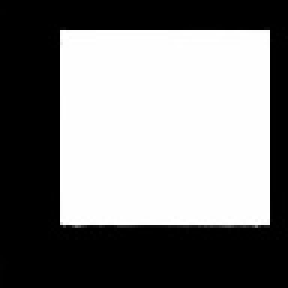
#> input picture mp42file/1.jpg, 96 x 96 px, found by its file name (shown 3 times larger)
$ python getBox.py
#> lines starting #> are read from the running program, lines starting #| are printed output that depends on the picture; after the words box and inside, x2 and y2 are one past the last pixel; in counts of white or black regions, pixels touching at a corner belong together
import numpy as np
import cv2
# 这个成功的扣下了ppt白板
srcPic = cv2.imread('/Users/yaoyuhang/AI公司/AI服务器/data/ultrasound/TCC_ultrasound/KONIKA-P2-REC-20_09_08_10_38_45/1.jpg')
#> srcPic is the input picture: shape (96, 96, 3); min 0, max 255, mean 125.7
length=srcPic.shape[0]
#> length = 96
depth=srcPic.shape[1]
#> depth = 96
polyPic = srcPic
shrinkedPic = srcPic

# cv2.imshow("srcPic", srcPic)

greyPic = cv2.cvtColor(shrinkedPic, cv2.COLOR_BGR2GRAY)
# cv2.imshow("greyPic", greyPic)

ret, binPic = cv2.threshold(greyPic, 130, 255, cv2.THRESH_BINARY)
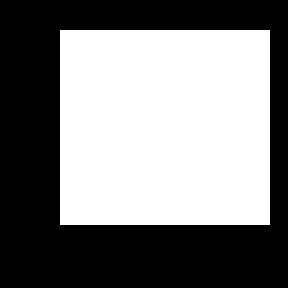
#> binPic: shape (96, 96) (shown 3 times larger); 49.4% white; 1 white region, box (x1, y1, x2, y2) and area: (20, 10, 90, 75) 4550
cv2.imshow("binPic", binPic)
print(binPic.shape)
#| (96, 96)
median = cv2.medianBlur(binPic, 5)
#> median: shape (96, 96); 49.2% white; 1 white region, box (x1, y1, x2, y2) and area: (20, 10, 90, 75) 4538
# 进行边缘检测
# cannyPic = cv2.Canny(median, 10, 200)

cannyPic = cv2.Canny(shrinkedPic, 10, 10)
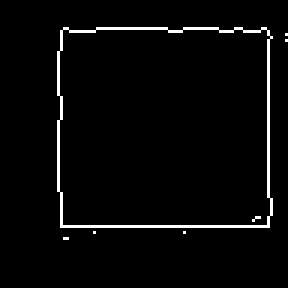
#> cannyPic: shape (96, 96) (shown 3 times larger); 3% white in thin lines or dots, all inside (x1, y1, x2, y2) = (19, 9, 96, 80)

cv2.namedWindow("binary", 0)
cv2.namedWindow("binary2", 0)
cv2.imshow("binary", cannyPic)
# 找出轮廓
contours, hierarchy = cv2.findContours(cannyPic, cv2.RETR_CCOMP, cv2.CHAIN_APPROX_SIMPLE)
#> contours = 8 contours, 6 with area under 20; largest, box (x1, y1, x2, y2) and area: (19, 9, 91, 76) 4574, (19, 9, 91, 76) 4573
cv2.imwrite('binary2.png', cannyPic)
cv2.imshow("binary2", cannyPic)
i = 0
maxArea = 0
# 挨个检查看那个轮廓面积最大
for i in range(len(contours)):
    if cv2.contourArea(contours[i]) > cv2.contourArea(contours[maxArea]):
        maxArea = i
#> this loop made 8 passes
#> maxArea on pass 7: 6
#> after the loop, maxArea = 6
#检查轮廓得到分布在四个角上的点
hull = cv2.convexHull(contours[maxArea])
#> hull = contour of 10 points, box (x1, y1, x2, y2) (19, 9, 91, 76), area 4670
s = [[1,2]]
z = [[2,3]]
for i in hull:
    s.append([i[0][0],i[0][1]])
    z.append([i[0][0],i[0][1]])
#> this loop made 10 passes
#> i on passes 1 to 10: [[88, 9]], [[89, 10]], [[90, 12]], [[90, 71]], [[89, 75]], [[20, 75]], [[19, 63]], [[19, 17]], [[20, 10]], [[21, 9]]
#> after the loop, s = [[1, 2], [88, 9], [89, 10], [90, 12], [90, 71], [89, 75], [20, 75], [19, 63], [19, 17], [20, 10], [21, 9]]; z = [[2, 3], [88, 9], [89, 10], [90, 12], [90, 71], [89, 75], [20, 75], [19, 63], [19, 17], [20, 10], [21, 9]]
del s[0]
del z[0]

#现在的目标是从一堆点中挑出分布在四个角落的点，决定把图片分为四等份，每个区域的角度来划分点，
#默认四个角分别分布在图像的四等分的区间上，也就是矩形在图像中央
# 我们把所有点的坐标，都减去图片中央的那个点（当成原点），然后按照x y坐标值的正负 判断属于哪一个区间

center=[length/2,depth/2]
#> center = [48, 48]

# 可以得到小数
for i in range(len(s)):
    s[i][0] = s[i][0] - center[0]
    s[i][1] = s[i][1] - center[1]
#> this loop made 10 passes
#> after the loop, s = [[40, -39], [41, -38], [42, -36], [42, 23], [41, 27], [-28, 27], [-29, 15], [-29, -31], [-28, -38], [-27, -39]]
one = []
two = []
three = []
four = []
# 判断是那个区间的
for i in range(len(z)):
    if s[i][0] <= 0 and s[i][1] <0 :
        one.append(i)
    elif s[i][0] > 0 and s[i][1] <0 :
        two.append(i)
    elif s[i][0] >= 0 and s[i][1] > 0:
        four.append(i)
    else:three.append(i)
#> after the loop, four = [3, 4]; one = [7, 8, 9]; three = [5, 6]; two = [0, 1, 2]

p=[]
distance=0
temp = 0
# 下面开始判断每个区间的极值,要选择距离中心点最远的点，就是角点
for i in one :
    x=z[i][0]-center[0]
    y=z[i][1]-center[1]
    d=x*x+y*y
    if d > distance :
        temp = i
        distance = d
#> this loop made 3 passes
#> (y, d, distance) on passes 1 to 3: (-31, 1802, 1802), (-38, 2228, 2228), (-39, 2250, 2250)
#> after the loop, distance = 2250; temp = 9
p.append([z[temp][0],z[temp][1]])
distance=0
temp=0
for i in two :
    x=z[i][0]-center[0]
    y=z[i][1]-center[1]
    d=x*x+y*y
    if d > distance :
        temp = i
        distance = d
#> this loop made 3 passes
#> (y, d, temp, distance) on passes 1 to 2: (-39, 3121, 0, 3121), (-38, 3125, 1, 3125)
#> (y, d) on pass 3: (-36, 3060)
#> after the loop, distance = 3125; temp = 1
p.append([z[temp][0],z[temp][1]])
distance=0
temp=0
for i in three :
    x=z[i][0]-center[0]
    y=z[i][1]-center[1]
    d=x*x+y*y
    if d > distance :
        temp = i
        distance = d
#> this loop made 2 passes
#> (i, x, y, d, temp, distance) on pass 1: (5, -28, 27, 1513, 5, 1513)
#> (i, x, y, d) on pass 2: (6, -29, 15, 1066)
#> after the loop, distance = 1513; temp = 5
p.append([z[temp][0],z[temp][1]])
distance=0
temp=0
for i in four :
    x=z[i][0]-center[0]
    y=z[i][1]-center[1]
    d=x*x+y*y
    if d > distance :
        temp = i
        distance = d
#> this loop made 2 passes
#> (i, x, y, d, temp, distance) on passes 1 to 2: (3, 42, 23, 2293, 3, 2293), (4, 41, 27, 2410, 4, 2410)
#> after the loop, distance = 2410; temp = 4
p.append([z[temp][0],z[temp][1]])


for i in p:
    cv2.circle(polyPic, (i[0],i[1]),2,(0,255,0),2)
#> this loop made 4 passes
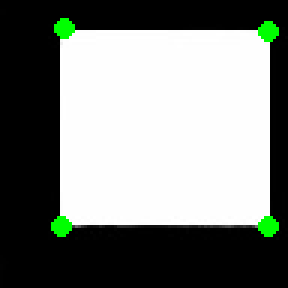
#> polyPic: shape (96, 96, 3) (shown 3 times larger); 1.61% of pixels changed, all inside (x1, y1, x2, y2) = (17, 6, 93, 79)
# 给四个点排一下顺序
a=[]
b=[]
st=[]
for i in p:
    a.append(i[0])
    b.append(i[1])
#> after the loop, a = [21, 89, 20, 89]; b = [9, 10, 75, 75]
index=np.lexsort((b, a))
#> index = [2, 0, 1, 3]
for i in index:
    st.append(p[i])
#> this loop made 4 passes
#> i on passes 1 to 3: 2, 0, 1
#> after the loop, st = [[20, 75], [21, 9], [89, 10], [89, 75]]
p = st
#> p = [[20, 75], [21, 9], [89, 10], [89, 75]]
print(p)
#| [[20, 75], [21, 9], [89, 10], [89, 75]]
pts1 = np.float32([[p[0][0],p[0][1]],[p[1][0],p[1][1]],[p[2][0],p[2][1]],[p[3][0],p[3][1]]])
#> pts1 = [[20, 75], [21, 9], [89, 10], [89, 75]]
# dst=np.float32([[0,0],[0,srcPic.shape[1]],[srcPic.shape[0],0],[srcPic.shape[0],srcPic.shape[1]]])
dst=np.float32([[0,0],[0,600],[400,0],[400,600]])

# 投影变换
M = cv2.getPerspectiveTransform(pts1,dst)
#> M = [[-3.59, -0.0543, 75.81], [-5.38, -5.71, 535.9], [-0.0181, -0.000136, 1]]
cv2.namedWindow("srcPic2", 0)
cv2.imshow("srcPic2", srcPic)
#dstImage = cv2.warpPerspective(srcPic,M,(srcPic.shape[0],srcPic.shape[1]))
dstImage = cv2.warpPerspective(srcPic,M,(400,600))
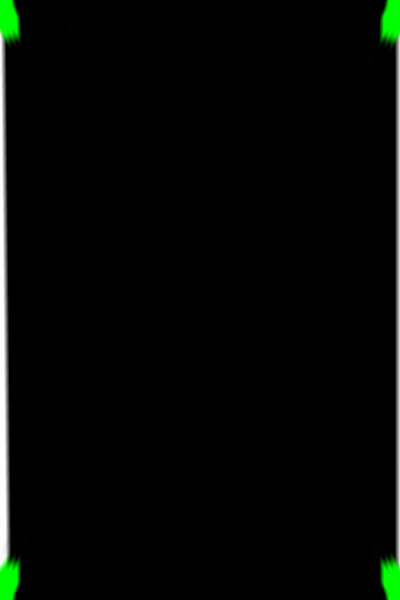
#> dstImage: shape (600, 400, 3); mean B, G, R 4.8, 7.5, 4.8


# 在原图上画出红色的检测痕迹，先生成一个黑色图
black = np.zeros((shrinkedPic.shape[0], shrinkedPic.shape[1]), dtype=np.uint8)
# 二值图转为三通道图
black3 = cv2.merge([black, black, black])
#> black3: shape (96, 96, 3); every value is 0
# black=black2
cv2.drawContours(black, contours, maxArea, 255, 11)
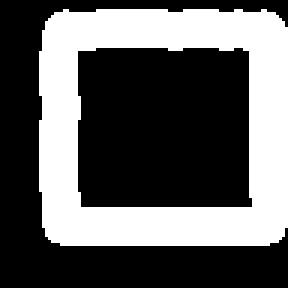
#> black: shape (96, 96) (shown 3 times larger); 37.3% white; 1 white region, box (x1, y1, x2, y2) and area: (13, 3, 96, 82) 3434
cv2.drawContours(black3, contours, maxArea, (255, 0, 0), 11)
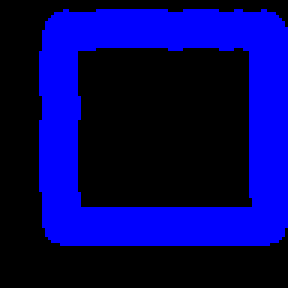
#> black3: shape (96, 96, 3) (shown 3 times larger); mean of channels 0, 1, 2 95, 0, 0; drawn as B, G, R
cv2.imwrite('cv.png', black)

cv2.namedWindow("cannyPic", 0)
cv2.imshow("cannyPic", black)
cv2.namedWindow("shrinkedPic", 0)
cv2.imshow("shrinkedPic", polyPic)
cv2.namedWindow("dstImage", 0)
cv2.imshow("dstImage", dstImage)
# 等待一个按下键盘事件
cv2.waitKey(0)
# 销毁所有创建出的窗口
cv2.destroyAllWindows()
